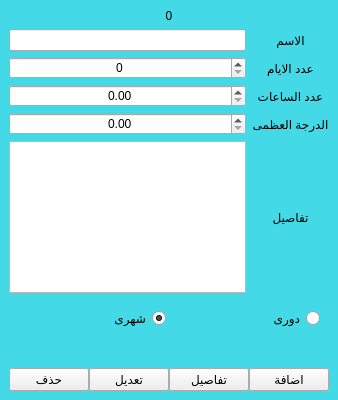
<?xml version="1.0" encoding="UTF-8"?>
<ui version="4.0">
 <class>Form</class>
 <widget class="QWidget" name="Form">
  <property name="geometry">
   <rect>
    <x>0</x>
    <y>0</y>
    <width>324</width>
    <height>400</height>
   </rect>
  </property>
  <property name="windowTitle">
   <string>الاختبارات</string>
  </property>
  <layout class="QVBoxLayout" name="verticalLayout">
   <property name="spacing">
    <number>0</number>
   </property>
   <property name="margin">
    <number>0</number>
   </property>
   <item>
    <widget class="QWidget" name="widget_3" native="true">
     <property name="styleSheet">
      <string notr="true">.QWidget { background: #44D9E6; }</string>
     </property>
     <layout class="QGridLayout" name="gridLayout_2">
      <property name="leftMargin">
       <number>9</number>
      </property>
      <item row="2" column="1">
       <widget class="QLabel" name="label_2">
        <property name="text">
         <string>عدد الايام</string>
        </property>
        <property name="alignment">
         <set>Qt::AlignCenter</set>
        </property>
       </widget>
      </item>
      <item row="4" column="1">
       <widget class="QLabel" name="label_4">
        <property name="text">
         <string>الدرجة العظمى</string>
        </property>
        <property name="alignment">
         <set>Qt::AlignCenter</set>
        </property>
       </widget>
      </item>
      <item row="6" column="0" colspan="2">
       <widget class="QWidget" name="widget_4" native="true">
        <property name="layoutDirection">
         <enum>Qt::RightToLeft</enum>
        </property>
        <layout class="QHBoxLayout" name="horizontalLayout_3">
         <item>
          <widget class="QRadioButton" name="class_rd">
           <property name="text">
            <string>دورى</string>
           </property>
          </widget>
         </item>
         <item>
          <widget class="QRadioButton" name="month_rd">
           <property name="text">
            <string>شهرى</string>
           </property>
           <property name="checked">
            <bool>true</bool>
           </property>
          </widget>
         </item>
        </layout>
       </widget>
      </item>
      <item row="5" column="1">
       <widget class="QLabel" name="label_11">
        <property name="text">
         <string>تفاصيل</string>
        </property>
        <property name="alignment">
         <set>Qt::AlignCenter</set>
        </property>
       </widget>
      </item>
      <item row="1" column="0">
       <widget class="QLineEdit" name="nm_edt">
        <property name="layoutDirection">
         <enum>Qt::RightToLeft</enum>
        </property>
        <property name="alignment">
         <set>Qt::AlignCenter</set>
        </property>
       </widget>
      </item>
      <item row="1" column="1">
       <widget class="QLabel" name="label">
        <property name="text">
         <string>الاسم</string>
        </property>
        <property name="alignment">
         <set>Qt::AlignCenter</set>
        </property>
       </widget>
      </item>
      <item row="3" column="1">
       <widget class="QLabel" name="label_3">
        <property name="text">
         <string>عدد الساعات</string>
        </property>
        <property name="alignment">
         <set>Qt::AlignCenter</set>
        </property>
       </widget>
      </item>
      <item row="8" column="0" colspan="2">
       <widget class="QWidget" name="widget" native="true">
        <layout class="QHBoxLayout" name="horizontalLayout">
         <property name="spacing">
          <number>0</number>
         </property>
         <property name="margin">
          <number>0</number>
         </property>
         <item>
          <widget class="QPushButton" name="del_btn">
           <property name="text">
            <string>حذف</string>
           </property>
           <property name="icon">
            <iconset resource="../views/source.qrc">
             <normaloff>:/n/img/Delete-100.png</normaloff>:/n/img/Delete-100.png</iconset>
           </property>
           <property name="iconSize">
            <size>
             <width>25</width>
             <height>25</height>
            </size>
           </property>
          </widget>
         </item>
         <item>
          <widget class="QPushButton" name="edite_btn">
           <property name="sizePolicy">
            <sizepolicy hsizetype="Preferred" vsizetype="Preferred">
             <horstretch>0</horstretch>
             <verstretch>0</verstretch>
            </sizepolicy>
           </property>
           <property name="text">
            <string>تعديل</string>
           </property>
           <property name="icon">
            <iconset resource="../views/source.qrc">
             <normaloff>:/n/img/edit-document.png</normaloff>:/n/img/edit-document.png</iconset>
           </property>
           <property name="iconSize">
            <size>
             <width>25</width>
             <height>25</height>
            </size>
           </property>
          </widget>
         </item>
         <item>
          <widget class="QPushButton" name="details_btn">
           <property name="text">
            <string>تفاصيل</string>
           </property>
           <property name="icon">
            <iconset resource="../views/source.qrc">
             <normaloff>:/n/img/line-chart.png</normaloff>:/n/img/line-chart.png</iconset>
           </property>
           <property name="iconSize">
            <size>
             <width>25</width>
             <height>25</height>
            </size>
           </property>
          </widget>
         </item>
         <item>
          <widget class="QPushButton" name="add_btn">
           <property name="sizePolicy">
            <sizepolicy hsizetype="Preferred" vsizetype="Preferred">
             <horstretch>0</horstretch>
             <verstretch>0</verstretch>
            </sizepolicy>
           </property>
           <property name="text">
            <string>اضافة</string>
           </property>
           <property name="icon">
            <iconset resource="../views/source.qrc">
             <normaloff>:/n/img/Plus-500.png</normaloff>:/n/img/Plus-500.png</iconset>
           </property>
           <property name="iconSize">
            <size>
             <width>25</width>
             <height>25</height>
            </size>
           </property>
          </widget>
         </item>
        </layout>
       </widget>
      </item>
      <item row="5" column="0">
       <widget class="QTextEdit" name="details_edt">
        <property name="layoutDirection">
         <enum>Qt::RightToLeft</enum>
        </property>
       </widget>
      </item>
      <item row="3" column="0">
       <widget class="QDoubleSpinBox" name="hours_spn">
        <property name="layoutDirection">
         <enum>Qt::LeftToRight</enum>
        </property>
        <property name="alignment">
         <set>Qt::AlignCenter</set>
        </property>
       </widget>
      </item>
      <item row="0" column="0" colspan="2">
       <widget class="QWidget" name="widget_2" native="true">
        <layout class="QHBoxLayout" name="horizontalLayout_2">
         <property name="spacing">
          <number>0</number>
         </property>
         <property name="margin">
          <number>0</number>
         </property>
         <item>
          <widget class="QLabel" name="nm_lbl">
           <property name="text">
            <string>0</string>
           </property>
           <property name="alignment">
            <set>Qt::AlignCenter</set>
           </property>
          </widget>
         </item>
        </layout>
       </widget>
      </item>
      <item row="4" column="0">
       <widget class="QDoubleSpinBox" name="max_spn">
        <property name="layoutDirection">
         <enum>Qt::LeftToRight</enum>
        </property>
        <property name="alignment">
         <set>Qt::AlignCenter</set>
        </property>
       </widget>
      </item>
      <item row="2" column="0">
       <widget class="QSpinBox" name="day_spn">
        <property name="layoutDirection">
         <enum>Qt::LeftToRight</enum>
        </property>
        <property name="alignment">
         <set>Qt::AlignCenter</set>
        </property>
       </widget>
      </item>
      <item row="7" column="0" colspan="2">
       <widget class="QWidget" name="widget_16" native="true">
        <layout class="QGridLayout" name="gridLayout_4"/>
       </widget>
      </item>
     </layout>
    </widget>
   </item>
  </layout>
 </widget>
 <tabstops>
  <tabstop>nm_edt</tabstop>
  <tabstop>day_spn</tabstop>
  <tabstop>hours_spn</tabstop>
  <tabstop>max_spn</tabstop>
  <tabstop>details_edt</tabstop>
  <tabstop>add_btn</tabstop>
  <tabstop>edite_btn</tabstop>
 </tabstops>
 <resources>
  <include location="../views/source.qrc"/>
 </resources>
 <connections/>
</ui>
